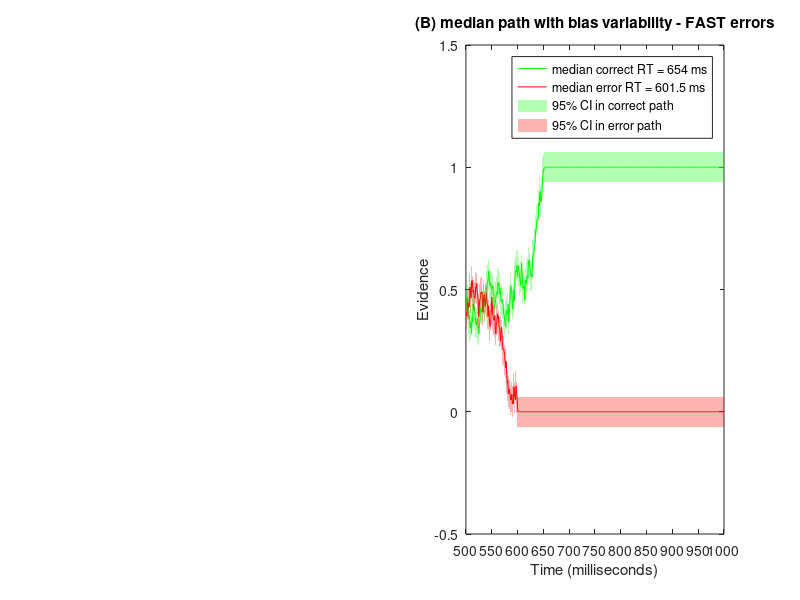

This chart was generated by the following MATLAB code:
%%% Assignment3 Zhibin

% Variation in beta
clear;clc;

%fix step size
dt = 0.001;
%parameter 
ndt = 0.5; %NON-DECISION TIME
mu = 0.5;  %BY CONVENTION MU MUST BE POSITIVE 
sd = 1;   %THIS IS VARIABILITY WITHIN THE WALK.  KEEP FIXED AT 1. 
nsteps = 2500; %MAX LENGTH OF WALK.  INCREASE TILL WARNING GOES AWAY
ntrials = 500; %NUMBER OF RUNS
criterion=1;


%set random number seed 
rng(19680104);


% Bias=rand(1,ntrials); % random distribution
% Bias=0.5+0.5*(0.5-Bias); % Set Mu between 0.25 to 0.75
% hist(Bias); % examine the distribution of Mu

% Bias=normrnd(0.5*dt,2*sqrt(dt),[1, ntrials]);% normal distribution
% Bias=0.5+Bias;
% hist(Bias); % examine the distribution of Mu

Bias=linspace(0.1,0.9,ntrials); % uniform distribution
% hist(Bias); % examine the distribution of Mu

% close all;

%OUTPUT VARIABLES
sample = zeros(1,nsteps+1);   %This is a single random draw from normal distribution
path = zeros(ntrials,nsteps+1); %This is all the random walks
rt = zeros(ntrials,1);  %These are the rts across trials 
correct = zeros(ntrials,1); %This is accuracy data. ZERO IS WRONG, ONE IS RIGHT


%LOOP OVER ntrials.  
for j = 1:ntrials
    goodpath = 0;
    while goodpath == 0 
        draw = normrnd(mu*dt,sd*sqrt(dt),[1,nsteps]);  %DRAW A WALK
        sample(1) = Bias(j); %START AT BIAS
        sample(2:nsteps+1) = draw; 
        walk = cumsum(sample); %SUM THE WALK.   
        crossbnd = find((walk > 1) |(walk < 0)); %TEST BOTH BOUNDARIES  
        if ~isempty(crossbnd) %TEST IF IT CROSSED ONE OF THE BOUNDARIES AT LEAST
            goodpath = 1; %WALK IS GOOD, SET TO 1 TO EXIT WHILE LOOP
            path(j,:) = walk; %SAVE THE WALK
        else
            display('Bad Walk') %NOTIFY BAD WALK AND DRAW AGAIN LOWER
        end;
    end;
    rt(j) = crossbnd(1);  %RT IS FIRST CROSSING
    if path(j,rt(j)) > criterion  %TEST IF CORRECT
        path(j,rt(j):end) = criterion; %SET THE REST OF WALK TO BOUNDARY
        correct(j) = 1; %INDICATE CORRECT TRIAL
    else %TRIALIS INCORRECT
        path(j,rt(j):end) = 0; %SET THE REST OF WALK TO ZERO. 
    end; 
    %Add Non-decision time
    rt(j) = rt(j) + ndt/dt;	
end

%compute accuracy
accuracy = mean(correct);  %COMPUTER FRACTION CORRECT

% RT for correct and error response
errorrt = rt(find(correct == 0));  % THIS IS JUST THE INCORRECT TRIALS
correctrt = rt(find(correct == 1)); %THIS IS JUST THE CORRECT TRIALS
% mean RT for correct and error response
correctrtM=median(correctrt);
errorrtM=median(errorrt); % should be fast errors


%plot all the random walks. 
subplot(1,2,2);
pathCorret=path(find(correct == 1),:);
pathError=path(find(correct == 0),:);
C=(correctrt-correctrtM).^2;
E=(errorrt-errorrtM).^2;
Pc=pathCorret(find(C==min(C)),:);
Pe=pathError(find(E==min(E)),:);


x_ax    = 0:nsteps;
X_plot  = [x_ax, fliplr(x_ax)];
Y_plot_C  = [Pc(1,:)-1.96.*sd*sqrt(dt), fliplr(Pc(1,:)+1.96.*sd*sqrt(dt))];
Y_plot_E  = [Pe(1,:)-1.96.*sd*sqrt(dt), fliplr(Pe(1,:)+1.96.*sd*sqrt(dt))];


plot(Pc(1,:)','g');
hold on;
plot(Pe(1,:)','r');
xlabel('Time (milliseconds)');
ylabel('Evidence');


fill(X_plot, Y_plot_C , 1,....
        'facecolor','green', ...
        'edgecolor','none', ...
        'facealpha', 0.3);
fill(X_plot, Y_plot_E , 1,....
        'facecolor','red', ...
        'edgecolor','none', ...
        'facealpha', 0.3);


set(gca,'YLim',[-0.5 criterion+0.5]);
set(gca,'XLim',[0 500]);
xticks(linspace(0,500,11));
xticklabels(linspace(500,1000,11));
correctTXT=['median correct RT = ' num2str(correctrtM) ' ms'];
errorTXT=['median error RT = ' num2str(errorrtM) ' ms'];

legend(correctTXT,errorTXT,'95% CI in correct path','95% CI in error path');
title('(B) median path with bias variability - FAST errors')
%Make a histogram of mean random walks. 


